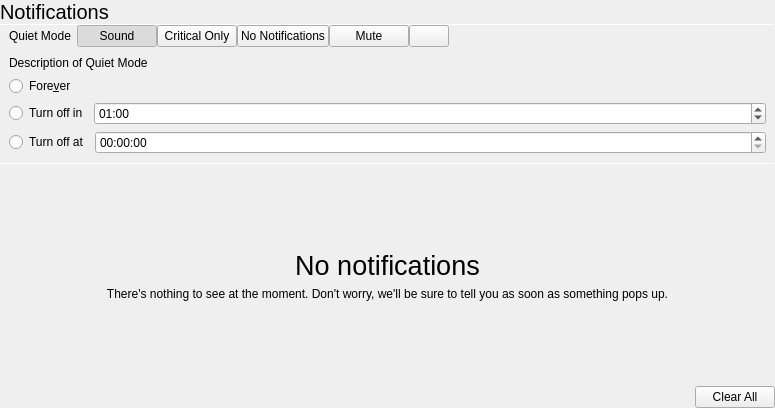
<?xml version="1.0" encoding="UTF-8"?>
<ui version="4.0">
 <class>NotificationsWidget</class>
 <widget class="QWidget" name="NotificationsWidget">
  <property name="geometry">
   <rect>
    <x>0</x>
    <y>0</y>
    <width>775</width>
    <height>408</height>
   </rect>
  </property>
  <property name="windowTitle">
   <string notr="true">Form</string>
  </property>
  <layout class="QVBoxLayout" name="verticalLayout">
   <property name="spacing">
    <number>0</number>
   </property>
   <property name="leftMargin">
    <number>0</number>
   </property>
   <property name="topMargin">
    <number>0</number>
   </property>
   <property name="rightMargin">
    <number>0</number>
   </property>
   <property name="bottomMargin">
    <number>0</number>
   </property>
   <item>
    <widget class="QLabel" name="label_12">
     <property name="font">
      <font>
       <pointsize>15</pointsize>
      </font>
     </property>
     <property name="text">
      <string>Notifications</string>
     </property>
     <property name="margin">
      <number>9</number>
     </property>
    </widget>
   </item>
   <item>
    <widget class="Line" name="line_40">
     <property name="maximumSize">
      <size>
       <width>16777215</width>
       <height>1</height>
      </size>
     </property>
     <property name="orientation">
      <enum>Qt::Horizontal</enum>
     </property>
    </widget>
   </item>
   <item>
    <layout class="QVBoxLayout" name="verticalLayout_50">
     <property name="spacing">
      <number>0</number>
     </property>
     <property name="leftMargin">
      <number>9</number>
     </property>
     <property name="topMargin">
      <number>0</number>
     </property>
     <property name="rightMargin">
      <number>9</number>
     </property>
     <property name="bottomMargin">
      <number>0</number>
     </property>
     <item>
      <layout class="QHBoxLayout" name="horizontalLayout_16">
       <property name="spacing">
        <number>6</number>
       </property>
       <property name="topMargin">
        <number>0</number>
       </property>
       <item>
        <widget class="QLabel" name="label_17">
         <property name="text">
          <string>Quiet Mode</string>
         </property>
        </widget>
       </item>
       <item>
        <layout class="QHBoxLayout" name="horizontalLayout_38">
         <property name="spacing">
          <number>0</number>
         </property>
         <item>
          <widget class="QPushButton" name="quietModeSound">
           <property name="text">
            <string>Sound</string>
           </property>
           <property name="icon">
            <iconset theme="audio-volume-high">
             <normaloff>../../../shell</normaloff>../../../shell</iconset>
           </property>
           <property name="checkable">
            <bool>true</bool>
           </property>
           <property name="checked">
            <bool>true</bool>
           </property>
          </widget>
         </item>
         <item>
          <widget class="QPushButton" name="quietModeCriticalOnly">
           <property name="text">
            <string>Critical Only</string>
           </property>
           <property name="icon">
            <iconset theme="quiet-mode-critical-only">
             <normaloff>../../../shell</normaloff>../../../shell</iconset>
           </property>
           <property name="checkable">
            <bool>true</bool>
           </property>
          </widget>
         </item>
         <item>
          <widget class="QPushButton" name="quietModeNotification">
           <property name="text">
            <string>No Notifications</string>
           </property>
           <property name="icon">
            <iconset theme="quiet-mode">
             <normaloff>../../../shell</normaloff>../../../shell</iconset>
           </property>
           <property name="checkable">
            <bool>true</bool>
           </property>
          </widget>
         </item>
         <item>
          <widget class="QPushButton" name="quietModeMute">
           <property name="text">
            <string>Mute</string>
           </property>
           <property name="icon">
            <iconset theme="audio-volume-muted">
             <normaloff>../../../shell</normaloff>../../../shell</iconset>
           </property>
           <property name="checkable">
            <bool>true</bool>
           </property>
          </widget>
         </item>
         <item>
          <widget class="QPushButton" name="quietModeExpandButton">
           <property name="sizePolicy">
            <sizepolicy hsizetype="Minimum" vsizetype="Preferred">
             <horstretch>0</horstretch>
             <verstretch>0</verstretch>
            </sizepolicy>
           </property>
           <property name="text">
            <string/>
           </property>
           <property name="icon">
            <iconset theme="go-down">
             <normaloff>../../../shell</normaloff>../../../shell</iconset>
           </property>
          </widget>
         </item>
        </layout>
       </item>
       <item>
        <spacer name="horizontalSpacer_10">
         <property name="orientation">
          <enum>Qt::Horizontal</enum>
         </property>
         <property name="sizeHint" stdset="0">
          <size>
           <width>40</width>
           <height>20</height>
          </size>
         </property>
        </spacer>
       </item>
      </layout>
     </item>
     <item>
      <widget class="QScrollArea" name="quietModeExtras">
       <property name="sizePolicy">
        <sizepolicy hsizetype="Expanding" vsizetype="Preferred">
         <horstretch>0</horstretch>
         <verstretch>0</verstretch>
        </sizepolicy>
       </property>
       <property name="frameShape">
        <enum>QFrame::NoFrame</enum>
       </property>
       <property name="verticalScrollBarPolicy">
        <enum>Qt::ScrollBarAlwaysOff</enum>
       </property>
       <property name="horizontalScrollBarPolicy">
        <enum>Qt::ScrollBarAlwaysOff</enum>
       </property>
       <property name="widgetResizable">
        <bool>true</bool>
       </property>
       <widget class="QWidget" name="quietModeExtrasContents">
        <property name="geometry">
         <rect>
          <x>0</x>
          <y>0</y>
          <width>757</width>
          <height>132</height>
         </rect>
        </property>
        <layout class="QVBoxLayout" name="verticalLayout_35">
         <property name="leftMargin">
          <number>0</number>
         </property>
         <property name="topMargin">
          <number>9</number>
         </property>
         <property name="rightMargin">
          <number>0</number>
         </property>
         <property name="bottomMargin">
          <number>9</number>
         </property>
         <item>
          <widget class="QLabel" name="quietModeDescription">
           <property name="text">
            <string notr="true">Description of Quiet Mode</string>
           </property>
           <property name="wordWrap">
            <bool>true</bool>
           </property>
          </widget>
         </item>
         <item>
          <widget class="QRadioButton" name="quietModeForeverButton">
           <property name="text">
            <string>Fore&amp;ver</string>
           </property>
          </widget>
         </item>
         <item>
          <layout class="QHBoxLayout" name="horizontalLayout_50">
           <item>
            <widget class="QRadioButton" name="quietModeTurnOffIn">
             <property name="text">
              <string>Turn off in</string>
             </property>
            </widget>
           </item>
           <item>
            <widget class="QTimeEdit" name="quietModeTurnOffInTimer">
             <property name="sizePolicy">
              <sizepolicy hsizetype="Expanding" vsizetype="Fixed">
               <horstretch>0</horstretch>
               <verstretch>0</verstretch>
              </sizepolicy>
             </property>
             <property name="dateTime">
              <datetime>
               <hour>1</hour>
               <minute>0</minute>
               <second>0</second>
               <year>2000</year>
               <month>1</month>
               <day>1</day>
              </datetime>
             </property>
             <property name="displayFormat">
              <string>HH:mm</string>
             </property>
            </widget>
           </item>
          </layout>
         </item>
         <item>
          <layout class="QHBoxLayout" name="horizontalLayout_51">
           <item>
            <widget class="QRadioButton" name="quietModeTurnOffAt">
             <property name="text">
              <string>Turn off at</string>
             </property>
            </widget>
           </item>
           <item>
            <widget class="QTimeEdit" name="quietModeTurnOffAtTimer">
             <property name="sizePolicy">
              <sizepolicy hsizetype="Expanding" vsizetype="Fixed">
               <horstretch>0</horstretch>
               <verstretch>0</verstretch>
              </sizepolicy>
             </property>
             <property name="displayFormat">
              <string notr="true">HH:mm:ss</string>
             </property>
            </widget>
           </item>
          </layout>
         </item>
        </layout>
       </widget>
      </widget>
     </item>
    </layout>
   </item>
   <item>
    <widget class="Line" name="line_8">
     <property name="maximumSize">
      <size>
       <width>16777215</width>
       <height>1</height>
      </size>
     </property>
     <property name="orientation">
      <enum>Qt::Horizontal</enum>
     </property>
    </widget>
   </item>
   <item>
    <widget class="QScrollArea" name="scrollArea">
     <property name="frameShape">
      <enum>QFrame::NoFrame</enum>
     </property>
     <property name="horizontalScrollBarPolicy">
      <enum>Qt::ScrollBarAlwaysOff</enum>
     </property>
     <property name="widgetResizable">
      <bool>true</bool>
     </property>
     <widget class="QWidget" name="notificationGroups">
      <property name="geometry">
       <rect>
        <x>0</x>
        <y>0</y>
        <width>775</width>
        <height>174</height>
       </rect>
      </property>
      <layout class="QVBoxLayout" name="verticalLayout_2">
       <property name="leftMargin">
        <number>9</number>
       </property>
       <property name="topMargin">
        <number>9</number>
       </property>
       <property name="rightMargin">
        <number>9</number>
       </property>
       <property name="bottomMargin">
        <number>9</number>
       </property>
       <item>
        <spacer name="verticalSpacer_2">
         <property name="orientation">
          <enum>Qt::Vertical</enum>
         </property>
         <property name="sizeHint" stdset="0">
          <size>
           <width>20</width>
           <height>0</height>
          </size>
         </property>
        </spacer>
       </item>
       <item>
        <widget class="QFrame" name="noNotificationsFrame">
         <property name="frameShape">
          <enum>QFrame::NoFrame</enum>
         </property>
         <property name="frameShadow">
          <enum>QFrame::Raised</enum>
         </property>
         <layout class="QVBoxLayout" name="verticalLayout_3">
          <item>
           <widget class="QLabel" name="label">
            <property name="font">
             <font>
              <pointsize>20</pointsize>
             </font>
            </property>
            <property name="text">
             <string>No notifications</string>
            </property>
            <property name="alignment">
             <set>Qt::AlignCenter</set>
            </property>
           </widget>
          </item>
          <item>
           <widget class="QLabel" name="label_2">
            <property name="text">
             <string>There's nothing to see at the moment. Don't worry, we'll be sure to tell you as soon as something pops up.</string>
            </property>
            <property name="alignment">
             <set>Qt::AlignCenter</set>
            </property>
            <property name="wordWrap">
             <bool>true</bool>
            </property>
           </widget>
          </item>
         </layout>
        </widget>
       </item>
       <item>
        <spacer name="verticalSpacer">
         <property name="orientation">
          <enum>Qt::Vertical</enum>
         </property>
         <property name="sizeHint" stdset="0">
          <size>
           <width>20</width>
           <height>0</height>
          </size>
         </property>
        </spacer>
       </item>
      </layout>
     </widget>
    </widget>
   </item>
   <item>
    <layout class="QHBoxLayout" name="horizontalLayout">
     <item>
      <spacer name="horizontalSpacer">
       <property name="orientation">
        <enum>Qt::Horizontal</enum>
       </property>
       <property name="sizeHint" stdset="0">
        <size>
         <width>40</width>
         <height>20</height>
        </size>
       </property>
      </spacer>
     </item>
     <item>
      <widget class="QPushButton" name="clearAllButton">
       <property name="text">
        <string>Clear All</string>
       </property>
       <property name="icon">
        <iconset theme="window-close">
         <normaloff>.</normaloff>.</iconset>
       </property>
      </widget>
     </item>
    </layout>
   </item>
  </layout>
 </widget>
 <resources/>
 <connections/>
</ui>
